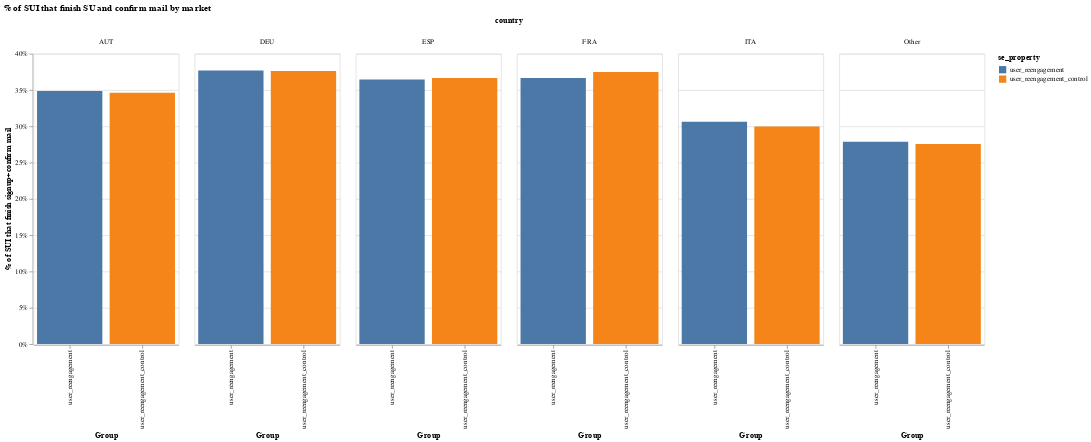

Notebook code for this chart:
### Markdown cell above
Now, let's look at different markets.

### Code cell
df = pd.read_csv("user_reengagement.csv")

# keep only first screen.
df = df.loc[df["step"] == "signup-start", :]

# go down to unique level for each event and keep only the first event for each user.
df["rn"] = (
    df.sort_values(["created"], ascending=[True]).groupby("rank_column").cumcount()
)
df = df.loc[df["rn"] == 0, :]

# drop samples before June 10th.
df["day"] = pd.to_datetime(df["created"]).dt.date
df = df.loc[df["day"] >= pd.to_datetime("2020-06-10"), :]
df = df.loc[df["day"] < pd.to_datetime(datetime.now()), :]

# drop users that were already customers.
df = df.loc[
    (pd.to_datetime(df["user_created"]) >= pd.to_datetime("2020-06-10"))
    | (df["user_created"].isna() == True),
    :,
]

df["su_mail"] = 0
df.loc[
    (df["user_id"].isna() == False)
    & (df["email_confirmation_completed"].isna() == False),
    "su_mail",
] = 1

df.loc[df["country_group"] != "core", "country"] = "Other"

# check conversion.
df = (
    df.groupby(["se_property", "country", "rank_column"])["su_mail"]
    .agg("max")
    .reset_index()
)
df = df.groupby(["se_property", "country"])["su_mail"].agg("mean").reset_index()

alt.Chart(df).mark_bar().encode(
    x=alt.X("se_property:N", axis=alt.Axis(title="Group")),
    y=alt.Y(
        "su_mail:Q",
        axis=alt.Axis(title="% of SUI that finish signup+confirm mail", format="%"),
    ),
    column="country:N",
    color="se_property",
).properties(
    width=200, height=400, title="% of SUI that finish SU and confirm mail by market"
)

### Figure 1 — Vega-Lite specification as saved in the notebook (floating-point values rounded to 4 significant figures)
{"config": {"view": {"continuousWidth": 400, "continuousHeight": 300}}, "data": {"name": "data-d58de0d5a3f03d9926f32ff6889f9b46"}, "mark": "bar", "encoding": {"color": {"type": "nominal", "field": "se_property"}, "column": {"type": "nominal", "field": "country"}, "x": {"type": "nominal", "axis": {"title": "Group"}, "field": "se_property"}, "y": {"type": "quantitative", "axis": {"format": "%", "title": "% of SUI that finish signup+confirm mail"}, "field": "su_mail"}}, "height": 400, "title": "% of SUI that finish SU and confirm mail by market", "width": 200, "$schema": "https://vega.github.io/schema/vega-lite/v4.0.2.json", "datasets": {"data-d58de0d5a3f03d9926f32ff6889f9b46": [{"se_property": "user_reengagement", "country": "AUT", "su_mail": 0.3486}, {"se_property": "user_reengagement", "country": "DEU", "su_mail": 0.3769}, {"se_property": "user_reengagement", "country": "ESP", "su_mail": 0.3644}, {"se_property": "user_reengagement", "country": "FRA", "su_mail": 0.3665}, {"se_property": "user_reengagement", "country": "ITA", "su_mail": 0.3064}, {"se_property": "user_reengagement", "country": "Other", "su_mail": 0.2788}, {"se_property": "user_reengagement_control", "country": "AUT", "su_mail": 0.3461}, {"se_property": "user_reengagement_control", "country": "DEU", "su_mail": 0.3762}, {"se_property": "user_reengagement_control", "country": "ESP", "su_mail": 0.3667}, {"se_property": "user_reengagement_control", "country": "FRA", "su_mail": 0.3747}, {"se_property": "user_reengagement_control", "country": "ITA", "su_mail": 0.2996}, {"se_property": "user_reengagement_control", "country": "Other", "su_mail": 0.2757}]}}
